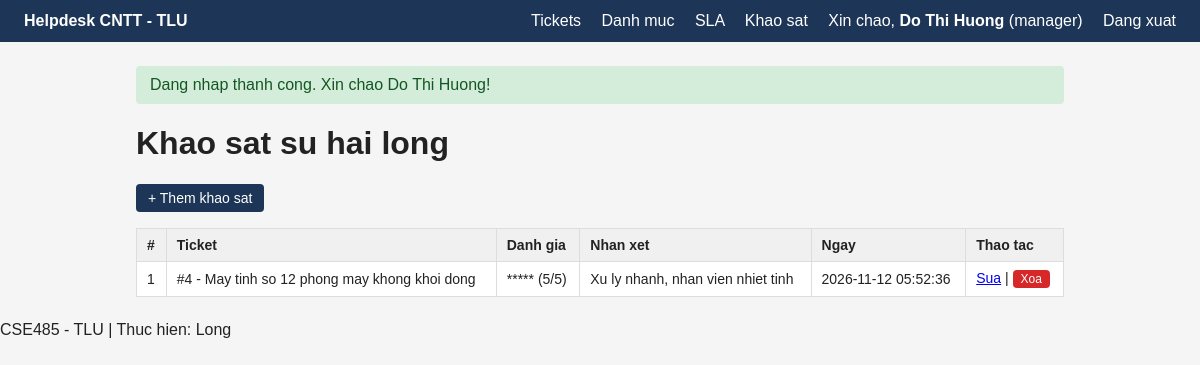
Page /modules/surveys/list.php (signed in) on the committed database.
### tables this page shows
CREATE TABLE satisfaction_surveys (
    id INT AUTO_INCREMENT PRIMARY KEY,
    ticket_id INT NOT NULL UNIQUE,
    rating TINYINT NOT NULL CHECK (rating BETWEEN 1 AND 5),
    feedback VARCHAR(255) DEFAULT NULL,
    created_at DATETIME DEFAULT CURRENT_TIMESTAMP,
    CONSTRAINT fk_survey_ticket
        FOREIGN KEY (ticket_id) REFERENCES tickets(id) ON DELETE CASCADE
);

CREATE TABLE tickets (
    id INT AUTO_INCREMENT PRIMARY KEY,
    requester_id INT NOT NULL,
    category_id INT NOT NULL,
    title VARCHAR(200) NOT NULL,
    description TEXT NOT NULL,
    status ENUM('open','assigned','in_progress','resolved','closed','cancelled')
        NOT NULL DEFAULT 'open',
    created_at DATETIME DEFAULT CURRENT_TIMESTAMP,
    updated_at DATETIME DEFAULT CURRENT_TIMESTAMP ON UPDATE CURRENT_TIMESTAMP,
    CONSTRAINT fk_ticket_requester
        FOREIGN KEY (requester_id) REFERENCES users(id),
    CONSTRAINT fk_ticket_category
        FOREIGN KEY (category_id) REFERENCES ticket_categories(id)
);

### includes/functions.php (called while the page is built, shortened)
<?php
function e($str) {
    return htmlspecialchars($str ?? '', ENT_QUOTES, 'UTF-8');
}

### modules/surveys/list.php (the view, shortened to what this page needs)
<?php
require_once __DIR__ . '/../../config/db.php';
$sql = "SELECT sv.id, sv.rating, sv.feedback, sv.created_at,
               t.id AS ticket_id, t.title AS ticket_title
        FROM satisfaction_surveys sv
        JOIN tickets t ON t.id = sv.ticket_id
        ORDER BY sv.created_at DESC";
$result = mysqli_query($conn, $sql);
require_once __DIR__ . '/../../includes/header.php';
?>
<h1>Khao sat su hai long</h1>
<p><a class="btn" href="create.php">+ Them khao sat</a></p>
<table>
    <tr>
        <th>#</th>
        <th>Ticket</th>
        <th>Danh gia</th>
        <th>Nhan xet</th>
        <th>Ngay</th>
        <th>Thao tac</th>
    </tr>
    <?php while ($row = mysqli_fetch_assoc($result)): ?>
    <tr>
        <td><?= e($row['id']) ?></td>
        <td>#<?= e($row['ticket_id']) ?> - <?= e($row['ticket_title']) ?></td>
        <td><?= str_repeat('*', (int)$row['rating']) ?> (<?= e($row['rating']) ?>/5)</td>
        <td><?= e($row['feedback']) ?></td>
        <td><?= e($row['created_at']) ?></td>
        <td>
            <a href="edit.php?id=<?= (int)$row['id'] ?>">Sua</a> |
            <form method="POST" action="delete.php" style="display:inline"
                  onsubmit="return confirm('Xoa khao sat nay?');">
                <button type="submit" class="btn btn-danger"
                        style="padding:2px 8px;font-size:12px;">Xoa</button>
            </form>
        </td>
    </tr>
    <?php endwhile; ?>
</table>
<?php require_once __DIR__ . '/../../includes/footer.php'; ?>

### public/assets/css/style.css (style rules this page uses)
* { box-sizing: border-box; }
body { font-family: Arial, sans-serif; margin: 0; background: #f5f5f5; color: #222; }
table { width: 100%; border-collapse: collapse; background: #fff; }
th, td { border: 1px solid #ddd; padding: 8px 10px; text-align: left; font-size: 14px; }
th { background: #f0f0f0; }
.btn { display: inline-block; padding: 6px 12px; background: #1d3557; color: #fff; text-decoration: none; border-radius: 4px; border: none; cursor: pointer; font-size: 14px; }
.btn-danger { background: #d62828; }

### rows in the picture
satisfaction_surveys: id "1", ticket "4", ticket.title "May tinh so 12 phong may khong khoi dong", rating "*****", rating "5", feedback "Xu ly nhanh, nhan vien nhiet tinh", created_at "2026-11-12 05:52:36"

### other values in the picture
$_SESSION['user_name'] "Do Thi Huong"
$_SESSION['user_role'] "manager"
$flash['message'] "Dang nhap thanh cong. Xin chao Do Thi Huong!"
